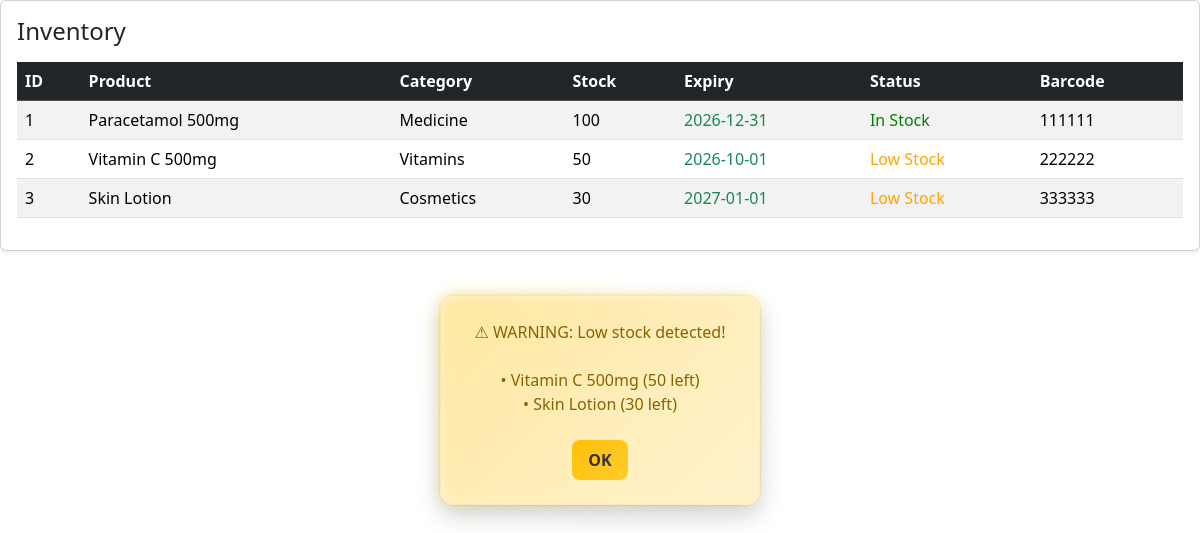
Before: /reusablepage/inventorymanagement.php with the older database file.
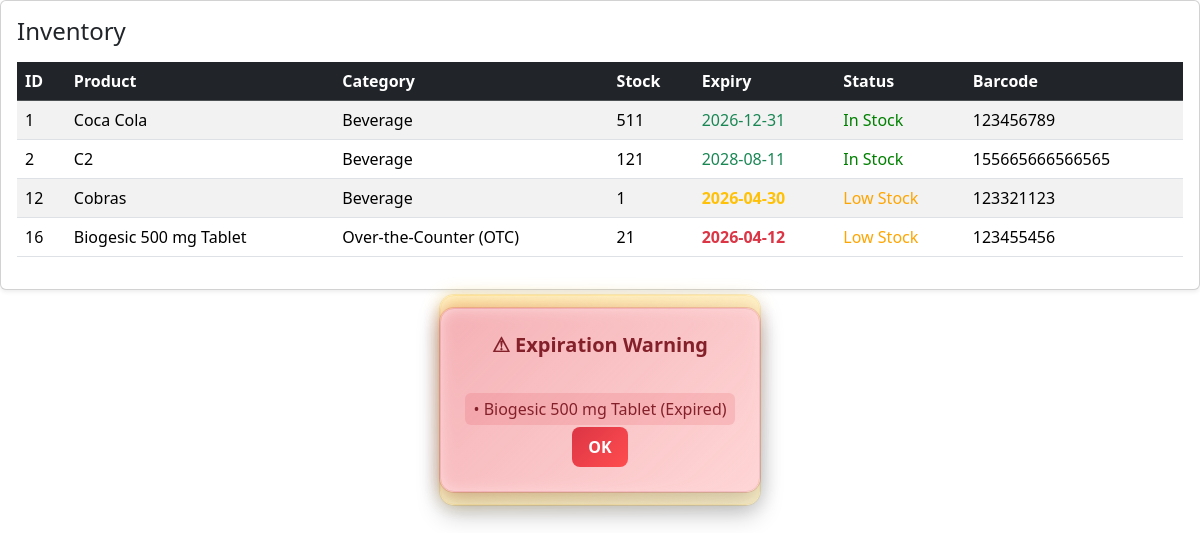
After: the same page with the newer database file.
### tables this page shows
CREATE TABLE `products` (
  `id` int(11) NOT NULL,
  `product_name` varchar(255) NOT NULL,
  `barcode` varchar(100) DEFAULT NULL,
  `category_id` int(11) DEFAULT NULL,
  `classification_id` int(11) DEFAULT NULL,
  `unit` varchar(50) DEFAULT NULL,
  `price` decimal(10,2) NOT NULL
);

CREATE TABLE `product_categories` (
  `id` int(11) NOT NULL,
  `category_name` varchar(100) NOT NULL
);

### reusablepage/inventorymanagement.php (the view, shortened to what this page needs)
<?php
require_once __DIR__ . "/../function/addprodfunct.php";
require_once __DIR__ . "/../conn/connection_links.php";
$product = new ProductManagement($db);
$products = $product->getAllProducts();
echo $product->renderLowStockAlert();
echo $product->renderExpiryAlert();
?>
<link rel="stylesheet" href="../css/inventory.css">
<link rel="stylesheet" href="../css/table.css">
<div class="card shadow-sm">
    <div class="card-body">
        <div class="d-flex justify-content-between align-items-center mb-3">
            <h4 class="mb-0">Inventory</h4>
        </div>
        <table class="table table-striped table-hover align-middle w-100 myTableExport">
            <thead class="table-dark">
                <tr>
                    <th>ID</th>
                    <th>Product</th>
                    <th>Category</th>
                    <th>Stock</th>
                    <th>Expiry</th>
                    <th>Status</th>
                    <th>Barcode</th>
                </tr>
            </thead>
            <tbody>
                <?php foreach ($products as $prod): ?>
                    <tr>
                        <td><?= $prod['id'] ?></td>
                        <td><?= $prod['product_name'] ?></td>
                        <td><?= $prod['category_name'] ?? 'N/A' ?></td>
                        <td><?= $prod['quantity'] ?></td>
                        <td>
                            <?php
                            $expiry = $prod['expiry_date'] ?? null;
                            if (!$expiry) {
                                echo 'N/A';
                            } else {
                                $today = new DateTime();
                                $expDate = new DateTime($expiry);
                                $interval = $today->diff($expDate);
                                if ($expDate <= $today) {
                                    echo "<span class='text-danger fw-bold'>" . htmlspecialchars($expiry) . "</span>";
                                } elseif ($interval->days <= 90 && !$interval->invert) {
                                    echo "<span class='text-warning fw-bold'>" . htmlspecialchars($expiry) . "</span>";
                                } else {
                                    echo "<span class='text-success'>" . htmlspecialchars($expiry) . "</span>";
                                }
                            }
                            ?>
                        </td>
                        <td>
                            <?php
                            if ($prod['quantity'] <= 0) {
                                echo "<span style='color:red;'>Out of Stock</span>";
                            } elseif ($prod['quantity'] <= 50) {
                                echo "<span style='color:orange;'>Low Stock</span>";
                            } else {
                                echo "<span style='color:green;'>In Stock</span>";
                            }
                            ?>
                        </td>
                        <td><?= $prod['barcode'] ?></td>
                    </tr>
                    <?php endforeach; ?>
            </tbody>
        </table>
    </div>
</div>

### conn/connection_links.php (shortened to what this page needs)
<link href="https://cdn.jsdelivr.net/npm/bootstrap@5.3.8/dist/css/bootstrap.min.css" rel="stylesheet">
<link rel="stylesheet" href="https://cdn.datatables.net/1.13.7/css/jquery.dataTables.min.css">
<link rel="stylesheet" href="https://cdn.datatables.net/responsive/2.5.0/css/responsive.dataTables.min.css">
<link rel="stylesheet" href="https://cdn.datatables.net/2.3.7/css/dataTables.dataTables.css">
<link rel="stylesheet" href="https://cdn.datatables.net/buttons/3.2.6/css/buttons.dataTables.css">

### function/addprodfunct.php (shortened to what this page needs)
<?php
class ProductManagement
{
    private $con;
    public function __construct($db)
    {
        $this->con = $db;
    }
    public function getAllProducts()
    {
        $stmt = $this->con->prepare("
            SELECT
                p.id,
                p.product_name,
                p.price,
                pc.category_name,
                p.barcode,
                p.unit,
                pcl.classification_name,
                COALESCE(SUM(i.quantity), 0) AS quantity,
                MAX(i.expiry_date) AS expiry_date
            FROM products p
            LEFT JOIN product_categories pc ON p.category_id = pc.id
            LEFT JOIN product_classifications pcl ON p.classification_id = pcl.id
            LEFT JOIN inventory i ON p.id = i.product_id
            GROUP BY p.id
        ");
        $stmt->execute();
        return $stmt->fetchAll();
    }
    public function renderLowStockAlert($limit = 50)
    {
        $stmt = $this->con->prepare("
        SELECT
            p.product_name,
            COALESCE(SUM(i.quantity), 0) AS quantity
        FROM products p
        LEFT JOIN inventory i ON p.id = i.product_id
        GROUP BY p.id
        HAVING quantity <= ? AND quantity > 0
    ");
        $stmt->execute([$limit]);
        $items = $stmt->fetchAll();
        $html = '<div id="lowStockAlert">';
        $html .= '⚠ WARNING: Low stock detected!<br><br>';
        foreach ($items as $item) {
            $html .= '• ' . htmlspecialchars($item['product_name']) .
                ' (' . $item['quantity'] . ' left)<br>';
        }
        $html .= '<br><button onclick="closeAlert()">OK</button>';
        $html .= '</div>';
        return $html;
    }
    public function renderExpiryAlert()
    {
        $products = $this->getAllProducts();
        $items = [];
        $today = new \DateTime();
        foreach ($products as $prod) {
            if (!empty($prod['expiry_date'])) {
                $expDate = new \DateTime($prod['expiry_date']);
                $interval = $today->diff($expDate);
                if ($expDate < $today) {
                    $items[] = [
                        'name' => $prod['product_name'],
                        'status' => 'Expired'
                    ];
                } elseif ($interval->days <= 7 && !$interval->invert) {
                    $items[] = [
                        'name' => $prod['product_name'],
                        'status' => 'Near Expiry'
                    ];
                }
            }
        }
        if (empty($items)) {
            return '';
        }
        $html = '<div id="expiryAlert">';
        $html .= '<h4>⚠ Expiration Warning</h4><br>';
        foreach ($items as $item) {
            if ($item['status'] === 'Expired') {
                $html .= "<div class='expiry-expired'>• " . htmlspecialchars($item['name']) . " (Expired)</div>";
            } else {
                $html .= "<div class='expiry-near'>• " . htmlspecialchars($item['name']) . " (Near Expiry)</div>";
            }
        }
        $html .= '<br><button onclick="document.getElementById(\'expiryAlert\').remove()">OK</button>';
        $html .= '</div>';
        return $html;
    }
}

### css/inventory.css (style rules this page uses)
#lowStockAlert { position: fixed; top: 50%; left: 50%; transform: translate(-50%, -50%) scale(1); width: 320px; padding: 24px 20px; background: linear-gradient(135deg, #fff8e1, #fff3cd); color: #856404; border-radius: 14px; border: 1px solid #ffeeba; text-align: center; z-index: 9999; box-shadow: 0 10px 25px rgba(0, 0, 0, 0.2), 0 0 0 1px rgba(255, 193, 7, 0.2); font-family: 'Segoe UI', sans-serif; animation: popupFade 0.3s ease; }
#lowStockAlert button { background: linear-gradient(135deg, #ffc107, #ffca2c); color: #333; border: none; padding: 8px 16px; border-radius: 8px; font-weight: 600; cursor: pointer; transition: all 0.2s ease; }
#lowStockAlert::before { content: ""; position: absolute; inset: -2px; border-radius: 16px; background: linear-gradient(135deg, rgba(255,193,7,0.3), transparent); z-index: -1; filter: blur(8px); }
#expiryAlert { position: fixed; top: 50%; left: 50%; transform: translate(-50%, -50%) scale(1); width: 320px; padding: 24px 20px; background: linear-gradient(135deg, #ffe5e5, #ffd6d6); color: #842029; border-radius: 14px; border: 1px solid #f5c2c7; text-align: center; z-index: 9999; box-shadow: 0 10px 25px rgba(0, 0, 0, 0.2), 0 0 0 1px rgba(220, 53, 69, 0.2); font-family: 'Segoe UI', sans-serif; animation: popupFade 0.3s ease; }
#expiryAlert h4 { margin-bottom: 10px; font-size: 20px; font-weight: 600; }
#expiryAlert button { background: linear-gradient(135deg, #dc3545, #ff4d4f); color: #fff; border: none; padding: 8px 16px; border-radius: 8px; font-weight: 600; cursor: pointer; transition: all 0.2s ease; }
#expiryAlert::before { content: ""; position: absolute; inset: -2px; border-radius: 16px; background: linear-gradient(135deg, rgba(220,53,69,0.3), transparent); z-index: -1; filter: blur(8px); }
.expiry-expired { color: #842029; background: rgba(220, 53, 69, 0.15); padding: 4px 8px; border-radius: 6px; display: inline-block; margin: 2px 0; }

Changed rows visible on the page:
removed products: id "3", product_name "Skin Lotion", category.category_name "Cosmetics", quantity "30", expiry "2027-01-01", shows "Low Stock", barcode "333333"
changed products id 1: product_name "Paracetamol 500mg" → "Coca Cola"; category.category_name "Medicine" → "Beverage"; quantity "100" → "511"; barcode "111111" → "123456789"
changed products id 2: product_name "Vitamin C 500mg" → "C2"; category.category_name "Vitamins" → "Beverage"; quantity "50" → "121"; expiry "2026-10-01" → "2028-08-11"; barcode "222222" → "155665666566565"; text "Low Stock" → "In Stock"
added products: id "12", product_name "Cobras", category.category_name "Beverage", quantity "1", expiry "2026-04-30", shows "Low Stock", barcode "123321123"
added products: id "16", product_name "Biogesic 500 mg Tablet", category.category_name "Over-the-Counter (OTC)", quantity "21", expiry "2026-04-12", shows "Low Stock", barcode "123455456"
Other visible differences:
new list line: "• Biogesic 500 mg Tablet ( 21 left)"
text now shown: "⚠ Expiration Warning OK"
new list line: "• Biogesic 500 mg Tablet (Expired)"
list line gone: "• Vitamin C 500mg ( 50 left)"
list line gone: "• Skin Lotion ( 30 left)"
